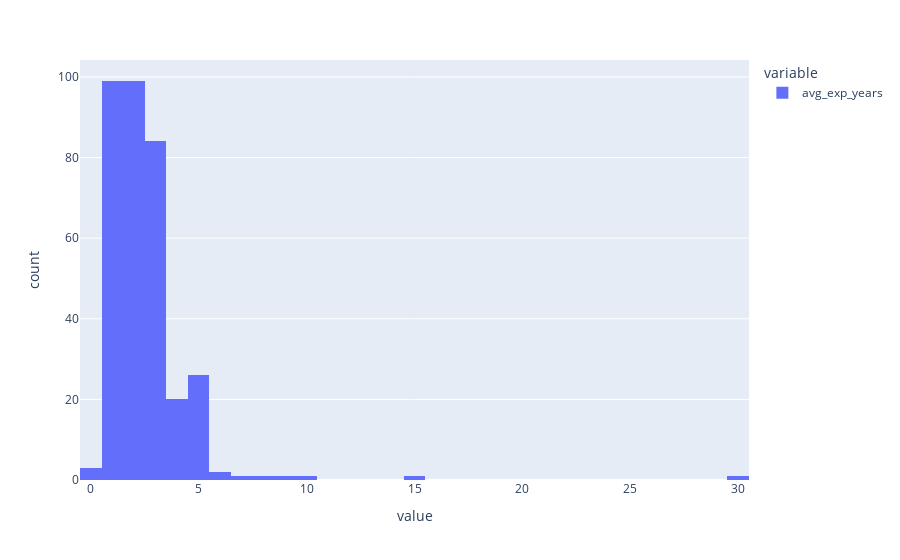

Write notebook code for a chart like this one.
### Code cell
px.histogram(data.avg_exp_years)

### Figure 1 — Plotly figure (JSON) as saved in the notebook; plotly's stock layout.template omitted (floating-point values rounded to 4 significant figures; data arrays with more than 128 entries replaced by an {"elided": "..."} marker saying what was removed)
{"data": [{"alignmentgroup": "True", "bingroup": "x", "hovertemplate": "variable=avg_exp_years<br>value=%{x}<br>count=%{y}<extra></extra>", "legendgroup": "avg_exp_years", "marker": {"color": "#636efa", "pattern": {"shape": ""}}, "name": "avg_exp_years", "offsetgroup": "avg_exp_years", "orientation": "v", "showlegend": true, "type": "histogram", "x": {"elided": "877 int values"}, "xaxis": "x", "yaxis": "y"}], "layout": {"barmode": "relative", "legend": {"title": {"text": "variable"}, "tracegroupgap": 0}, "margin": {"t": 60}, "xaxis": {"anchor": "y", "domain": [0, 1], "title": {"text": "value"}}, "yaxis": {"anchor": "x", "domain": [0, 1], "title": {"text": "count"}}}}
